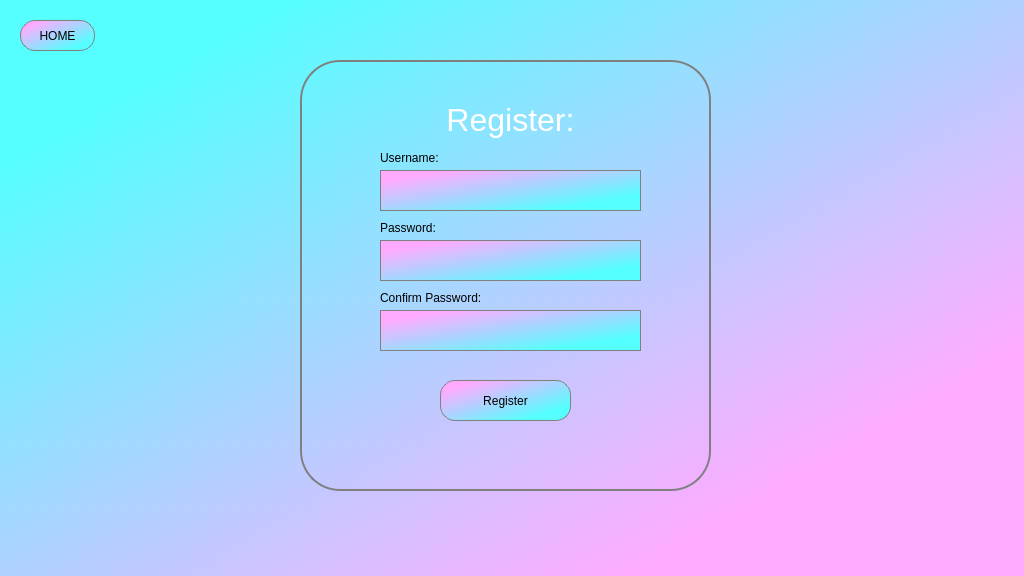
<?xml version="1.0" encoding="UTF-8"?>
<ui version="4.0">
 <class>Dialog</class>
 <widget class="QDialog" name="Dialog">
  <property name="geometry">
   <rect>
    <x>0</x>
    <y>0</y>
    <width>1024</width>
    <height>576</height>
   </rect>
  </property>
  <property name="windowTitle">
   <string>Dialog</string>
  </property>
  <widget class="QWidget" name="widget" native="true">
   <property name="geometry">
    <rect>
     <x>0</x>
     <y>0</y>
     <width>1024</width>
     <height>576</height>
    </rect>
   </property>
   <property name="maximumSize">
    <size>
     <width>1101</width>
     <height>771</height>
    </size>
   </property>
   <property name="styleSheet">
    <string notr="true">QWidget#widget{background-color:qlineargradient(spread:pad, x1:0.108, y1:0.170455, x2:0.795, y2:0.835, stop:0 rgba(85, 255, 255, 255), stop:0.994318 rgba(255, 170, 255, 255));}</string>
   </property>
   <widget class="QLabel" name="label_login">
    <property name="geometry">
     <rect>
      <x>0</x>
      <y>70</y>
      <width>1021</width>
      <height>101</height>
     </rect>
    </property>
    <property name="styleSheet">
     <string notr="true">font: 75 italic 16pt &quot;Rubik&quot;;
background-color: rgba(0,0,0,0%);
color:white;
outline:2px black;
</string>
    </property>
    <property name="text">
     <string>&lt;html&gt;&lt;head/&gt;&lt;body&gt;&lt;p align=&quot;center&quot;&gt;&lt;span style=&quot; font-size:24pt;&quot;&gt;Register:&lt;/span&gt;&lt;/p&gt;&lt;/body&gt;&lt;/html&gt;</string>
    </property>
   </widget>
   <widget class="QLabel" name="label_username">
    <property name="geometry">
     <rect>
      <x>380</x>
      <y>150</y>
      <width>71</width>
      <height>16</height>
     </rect>
    </property>
    <property name="styleSheet">
     <string notr="true">font: 12pt &quot;Mongolian Baiti&quot;;
background-color: rgba(0,0,0,0%);
color:black;
outline:2px black;
</string>
    </property>
    <property name="text">
     <string>Username:</string>
    </property>
   </widget>
   <widget class="QPushButton" name="Button_home">
    <property name="geometry">
     <rect>
      <x>20</x>
      <y>20</y>
      <width>75</width>
      <height>31</height>
     </rect>
    </property>
    <property name="styleSheet">
     <string notr="true">font: 10pt &quot;Mongolian Baiti&quot;;
border-style: outset;
border-width: 3px;
border-radius: 15px;
border: 1px solid grey;
padding: 6px;
background-color:qlineargradient(spread:pad, x1:0.108, y1:0.170455, x2:0.795, y2:0.835, stop:0 rgba(255, 170, 255, 255), stop:1 rgba(85, 255, 255, 255));</string>
    </property>
    <property name="text">
     <string>HOME</string>
    </property>
   </widget>
   <widget class="QLabel" name="label_notification">
    <property name="geometry">
     <rect>
      <x>380</x>
      <y>450</y>
      <width>251</width>
      <height>20</height>
     </rect>
    </property>
    <property name="styleSheet">
     <string notr="true">font: 12pt &quot;Mongolian Baiti&quot;;
background-color: rgba(0,0,0,0%);
color:black;
outline:2px black;
</string>
    </property>
    <property name="text">
     <string/>
    </property>
   </widget>
   <widget class="QFrame" name="frame">
    <property name="geometry">
     <rect>
      <x>300</x>
      <y>60</y>
      <width>411</width>
      <height>431</height>
     </rect>
    </property>
    <property name="styleSheet">
     <string notr="true">QFrame#frame{
border: 2px solid grey;
border-radius:40px}</string>
    </property>
    <property name="frameShape">
     <enum>QFrame::StyledPanel</enum>
    </property>
    <property name="frameShadow">
     <enum>QFrame::Raised</enum>
    </property>
    <widget class="QLineEdit" name="lineEdit_username">
     <property name="geometry">
      <rect>
       <x>80</x>
       <y>110</y>
       <width>261</width>
       <height>41</height>
      </rect>
     </property>
     <property name="styleSheet">
      <string notr="true">font: 12pt &quot;Mongolian Baiti&quot;;
border-style: outset;
border-width: 3px;
padding: 6px;
border: 1px solid grey;
background-color:qlineargradient(spread:pad, x1:0.108, y1:0.170455, x2:0.795, y2:0.835, stop:0 rgba(255, 170, 255, 255), stop:1 rgba(85, 255, 255, 255))</string>
     </property>
     <property name="text">
      <string/>
     </property>
    </widget>
    <widget class="QLabel" name="label_password">
     <property name="geometry">
      <rect>
       <x>80</x>
       <y>160</y>
       <width>71</width>
       <height>16</height>
      </rect>
     </property>
     <property name="styleSheet">
      <string notr="true">font: 12pt &quot;Mongolian Baiti&quot;;
background-color: rgba(0,0,0,0%);
color:black;</string>
     </property>
     <property name="text">
      <string>Password:</string>
     </property>
    </widget>
    <widget class="QLineEdit" name="lineEdit_password">
     <property name="geometry">
      <rect>
       <x>80</x>
       <y>180</y>
       <width>261</width>
       <height>41</height>
      </rect>
     </property>
     <property name="styleSheet">
      <string notr="true">font: 12pt &quot;Mongolian Baiti&quot;;
border-style: outset;
border-width: 3px;
padding: 6px;
border: 1px solid grey;
background-color:qlineargradient(spread:pad, x1:0.108, y1:0.170455, x2:0.795, y2:0.835, stop:0 rgba(255, 170, 255, 255), stop:1 rgba(85, 255, 255, 255))</string>
     </property>
    </widget>
    <widget class="QLabel" name="label_confirmePassword">
     <property name="geometry">
      <rect>
       <x>80</x>
       <y>230</y>
       <width>131</width>
       <height>16</height>
      </rect>
     </property>
     <property name="styleSheet">
      <string notr="true">font: 12pt &quot;Mongolian Baiti&quot;;
background-color: rgba(0,0,0,0%);
color:black;
outline:2px black;</string>
     </property>
     <property name="text">
      <string>Confirm Password:</string>
     </property>
    </widget>
    <widget class="QLineEdit" name="lineEdit_confirmPassword">
     <property name="geometry">
      <rect>
       <x>80</x>
       <y>250</y>
       <width>261</width>
       <height>41</height>
      </rect>
     </property>
     <property name="styleSheet">
      <string notr="true">font: 12pt &quot;Mongolian Baiti&quot;;
border-style: outset;
border-width: 3px;
padding: 6px;
border: 1px solid grey;
background-color:qlineargradient(spread:pad, x1:0.108, y1:0.170455, x2:0.795, y2:0.835, stop:0 rgba(255, 170, 255, 255), stop:1 rgba(85, 255, 255, 255))</string>
     </property>
    </widget>
    <widget class="QPushButton" name="Button_collect">
     <property name="geometry">
      <rect>
       <x>140</x>
       <y>320</y>
       <width>131</width>
       <height>41</height>
      </rect>
     </property>
     <property name="styleSheet">
      <string notr="true">font: 12pt &quot;Mongolian Baiti&quot;;
border-style: outset;
border-width: 3px;
border-radius: 15px;
border: 1px solid grey;
padding: 6px;
background-color:qlineargradient(spread:pad, x1:0.108, y1:0.170455, x2:0.795, y2:0.835, stop:0 rgba(255, 170, 255, 255), stop:1 rgba(85, 255, 255, 255));</string>
     </property>
     <property name="text">
      <string>Register</string>
     </property>
    </widget>
   </widget>
   <zorder>frame</zorder>
   <zorder>label_login</zorder>
   <zorder>label_username</zorder>
   <zorder>Button_home</zorder>
   <zorder>label_notification</zorder>
  </widget>
 </widget>
 <resources/>
 <connections/>
</ui>
